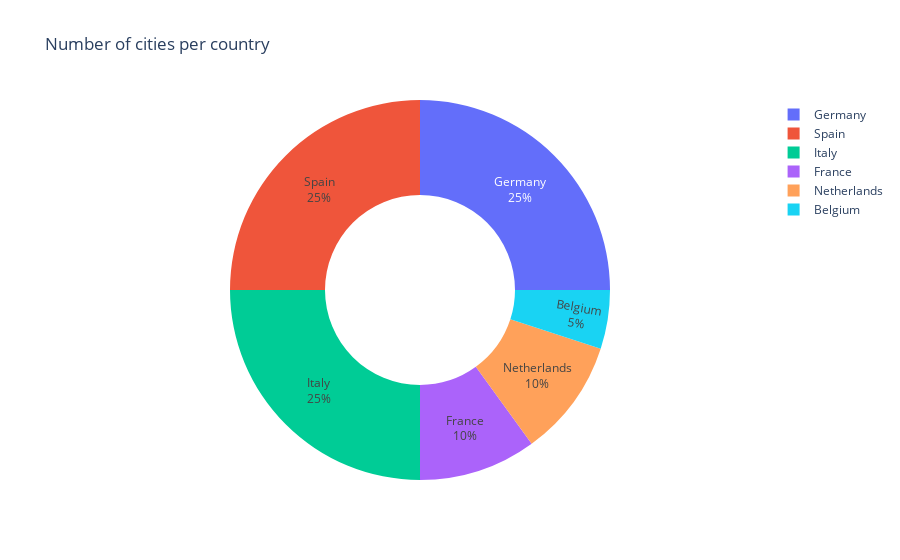

The notebook cell saved with this chart:
### Code cell
#@title Cities by countries breakdown {display-mode: "form"}
city_by_country = defaultdict(int)
for city in cities:
    city_by_country[city['country_name']] += 1
fig = go.Figure(data=[go.Pie(
    labels = list(city_by_country.keys()), 
    values = list(city_by_country.values()),
    hole = .5,
    textinfo = 'label+percent'
)])

fig.update_layout(title = 'Number of cities per country')
fig.show()

### Figure 1 — Plotly figure (JSON) as saved in the notebook; plotly's stock layout.template omitted (floating-point values rounded to 4 significant figures)
{"data": [{"hole": 0.5, "labels": ["Germany", "Spain", "Italy", "France", "Belgium", "Netherlands"], "textinfo": "label+percent", "type": "pie", "values": [5, 5, 5, 2, 1, 2]}], "layout": {"title": {"text": "Number of cities per country"}}}
